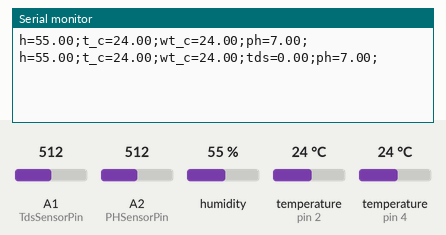
Recording of a sketch running on a simulated Arduino Uno, built with avr-gcc and run on an emulated ATmega328P. Shown: the last lines printed to the serial monitor. The test bench sets the inputs (shaded band); at power-on: humidity 55 %, temperature (sensors on pin 4, pin 2) 24 °C, A2 (PHSensorPin) = 512, A1 (TdsSensorPin) = 512.

Above: at 6.3 s.
6.4 s: humidity set to 22 %
At 9.1 s:
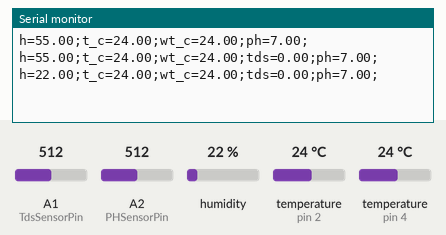
10.5 s: temperature (sensor on pin 4) set to 12 °C
At 11.5 s:
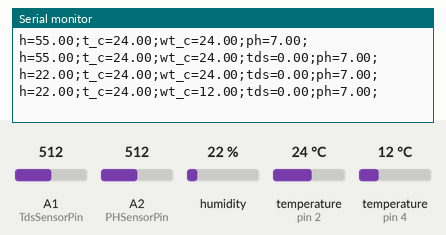
14.6 s: A2 (PHSensorPin) set to 716
At 17.3 s:
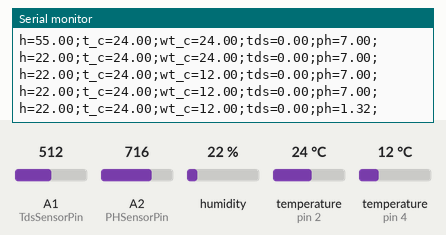
18.7 s: temperature (sensor on pin 2) set to 12 °C
At 20.9 s:
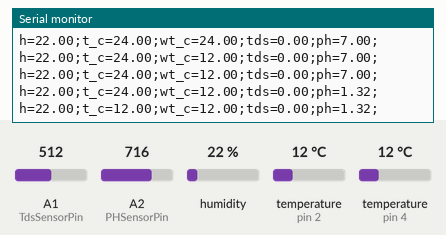
22.8 s: temperature (sensor on pin 4) set to 19 °C
At 25.5 s:
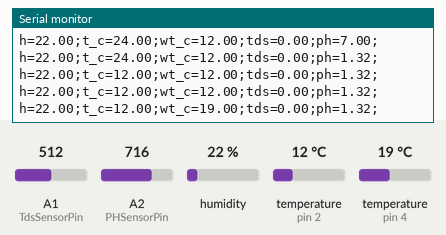
26.9 s: A2 (PHSensorPin) set to 810
At 29.1 s:
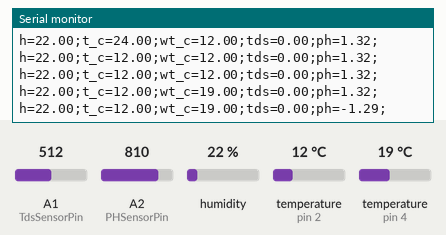
Timing chart, 0 to 30.6 s (numbered marks = the images above; inputs shaded):
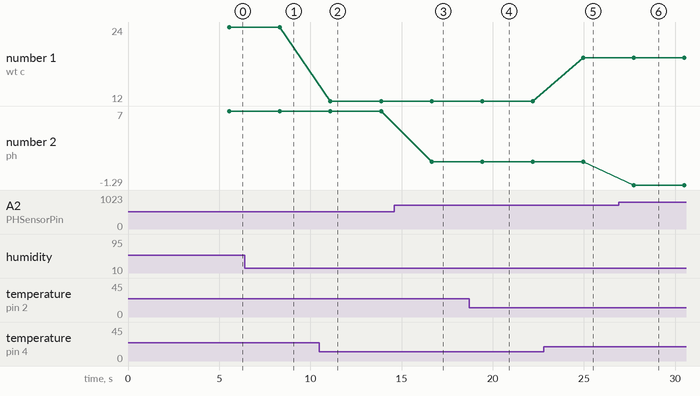

Measured:
- after the input at 6.4 s, the serial monitor: prints a new line after 1.9 s (image 1)
- after the input at 10.5 s, the serial monitor: prints a new line after 0.60 s (image 2)
- after the input at 14.6 s, the serial monitor: prints a new line after 2.0 s (image 3)
- after the input at 18.7 s, the serial monitor: prints a new line after 0.72 s (image 4)
- after the input at 22.8 s, the serial monitor: prints a new line after 2.2 s (image 5)
- after the input at 26.9 s, the serial monitor: prints a new line after 0.84 s (image 6)
- plotted number 1: 24 → 12 after the input at 10.5 s, 12 → 19 after the input at 22.8 s
- plotted number 2: 7 → 1.32 after the input at 14.6 s, 1.32 → -1.29 after the input at 26.9 s

The sketch:

beetle_sense.ino
```cpp
#include "DHT.h"
#include <OneWire.h>
#include <DallasTemperature.h>
#include <SPI.h>
#include <Ethernet.h>
#define DHTPIN 2     // Digital pin connected to the DHT sensor
#define ONE_WIRE_PIN 4    // Digital pin connected to the water Temp sensor
#define TdsSensorPin A1
#define VREF 5.0      // analog reference voltage(Volt) of the ADC
#define SCOUNT  30           // sum of sample point

#define PHSensorPin A2


#define DHTTYPE DHT22
DHT dht(DHTPIN, DHTTYPE);


OneWire oneWire(ONE_WIRE_PIN);

DallasTemperature sensors(&oneWire);
unsigned long int avgValue;
float b;
int buf[10],temp;
int analogBuffer[SCOUNT];    // store the analog value in the array, read from ADC
int analogBufferTemp[SCOUNT];
int analogBufferIndex = 0, copyIndex = 0;
float averageVoltage = 0, tdsValue = 0;

float WaterTempC=0;
// -------------------------
//         PH SENSOR
// -------------------------
int phValue;
float phVoltage;
float calibrationValue = 21.34-0.09;
unsigned long int avgPhVal;
float phAct;
int PHBuffer[10],phTemp;

void setup() {
  // put your setup code here, to run once:
  Serial.begin(115200);
  dht.begin();
  sensors.begin();
  pinMode(TdsSensorPin, INPUT);
  pinMode(phValue,INPUT);
}

void loop() {
  // put your main code here, to run repeatedly:
// Wait a few seconds between measurements.
  delay(2000);
  sensors.requestTemperatures();
  WaterTempC=sensors.getTempCByIndex(0);
  // Reading temperature or humidity takes about 250 milliseconds!
  // Sensor readings may also be up to 2 seconds 'old' (its a very slow sensor)
  float h = dht.readHumidity();
  // Read temperature as Celsius (the default)
  float t = dht.readTemperature();

  // Check if any reads failed and exit early (to try again).
  if (isnan(h) || isnan(t)) {
    Serial.println("Failed to read from DHT sensor!");
    return;
  }
  Serial.print(F("h="));
  Serial.print(h);
  Serial.print(F(";"));
  Serial.print(F("t_c="));
  Serial.print(t);
  Serial.print(F(";"));
  Serial.print(F("wt_c="));
  Serial.print(WaterTempC);
  Serial.print(F(";"));

static unsigned long analogSampleTimepoint = millis();
  if (millis() - analogSampleTimepoint > 40U)  //every 40 milliseconds,read the analog value from the ADC
  {
    analogSampleTimepoint = millis();
    analogBuffer[analogBufferIndex] = analogRead(TdsSensorPin);    //read the analog value and store into the buffer
    analogBufferIndex++;
    if (analogBufferIndex == SCOUNT)
      analogBufferIndex = 0;
  }
  static unsigned long printTimepoint = millis();
  if (millis() - printTimepoint > 800U)
  {
    printTimepoint = millis();
    for (copyIndex = 0; copyIndex < SCOUNT; copyIndex++)
      analogBufferTemp[copyIndex] = analogBuffer[copyIndex];
    averageVoltage = getMedianNum(analogBufferTemp, SCOUNT) * (float)VREF / 1024.0; // read the analog value more stable by the median filtering algorithm, and convert to voltage value
    float compensationCoefficient = 1.0 + 0.02 * (WaterTempC - 25.0); //temperature compensation formula: fFinalResult(25^C) = fFinalResult(current)/(1.0+0.02*(fTP-25.0));
    float compensationVolatge = averageVoltage / compensationCoefficient; //temperature compensation
    tdsValue = (133.42 * compensationVolatge * compensationVolatge * compensationVolatge - 255.86 * compensationVolatge * compensationVolatge + 857.39 * compensationVolatge) * 0.5; //convert voltage value to tds value
    //Serial.print("voltage:");
    //Serial.print(averageVoltage,2);
    //Serial.print("V   ");
    Serial.print(F("tds="));
    Serial.print(tdsValue);
    Serial.print(F(";"));
  }

avgPhVal=analogRead(A2);
 float volt=(float)avgPhVal*5.0/1024;
  phAct = -5.70 * volt + calibrationValue;

 Serial.print(F("ph="));
 Serial.print(phAct);
 Serial.print(F(";"));
 Serial.println("");
}
int getMedianNum(int bArray[], int iFilterLen)
{
  int bTab[iFilterLen];
  for (byte i = 0; i < iFilterLen; i++)
    bTab[i] = bArray[i];
  int i, j, bTemp;
  for (j = 0; j < iFilterLen - 1; j++)
  {
    for (i = 0; i < iFilterLen - j - 1; i++)
    {
      if (bTab[i] > bTab[i + 1])
      {
        bTemp = bTab[i];
        bTab[i] = bTab[i + 1];
        bTab[i + 1] = bTemp;
      }
    }
  }
  if ((iFilterLen & 1) > 0)
    bTemp = bTab[(iFilterLen - 1) / 2];
  else
    bTemp = (bTab[iFilterLen / 2] + bTab[iFilterLen / 2 - 1]) / 2;
  return bTemp;
}
```
